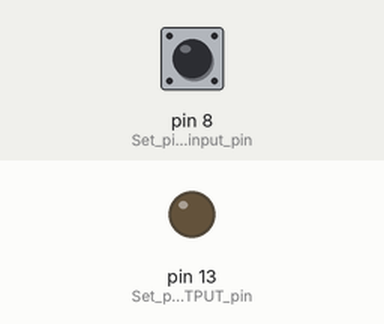
Bench run of a sketch on a simulated Arduino Uno, built with avr-gcc and run on an emulated ATmega328P. Parts: output pins drawn as LEDs (lit = HIGH). The test bench sets the inputs (shaded band); at power-on: pin 8 (Set_pin_8_as_input_pin) HIGH.

Above: at 2.0 s.
2.1 s: pin 8 (Set_pin_8_as_input_pin) pulled LOW for 0.75 s
At 2.8 s:
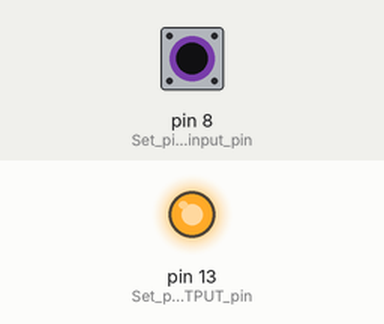
4.5 s: pin 8 (Set_pin_8_as_input_pin) pulled LOW for 3.2 s
At 8.6 s:
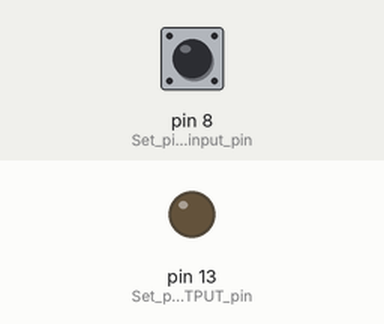
Timing chart, 0 to 10.1 s (numbered marks = the images above; inputs shaded):
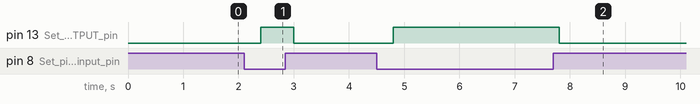

Measured:
- after the input at 2.1 s, pin 13 (Set_pin_13_as_OUTPUT_pin): LOW → HIGH after 0.30 s, → LOW 0.60 s later
- after the input at 4.5 s, pin 13 (Set_pin_13_as_OUTPUT_pin): LOW → HIGH after 0.30 s, → LOW 3.0 s later

The sketch:

Remote_Irrigation.ino
```cpp
int DCWATERPUMP = 13;
int sensor = 8;
int val; //This variable stores the value received from Soil moisture sensor.
void setup() {
  pinMode(13,OUTPUT); //Set pin 13 as OUTPUT pin, to send signal to relay
  pinMode(8,INPUT); //Set pin 8 as input pin, to receive data from Soil moisture sensor.
}

void loop() {
  val = digitalRead(8);  //Read data from soil moisture sensor
  if(val == LOW)
  {
  digitalWrite(13,HIGH); //if soil moisture sensor provides LOW value send LOW value to relay
  Serial.println(val);
  }
  else
  {
  digitalWrite(13,LOW); //if soil moisture sensor provides HIGH value send HIGH value to relay
  Serial.println(val);
  }
  delay(600); //Wait for few second and then continue the loop.
}
```
